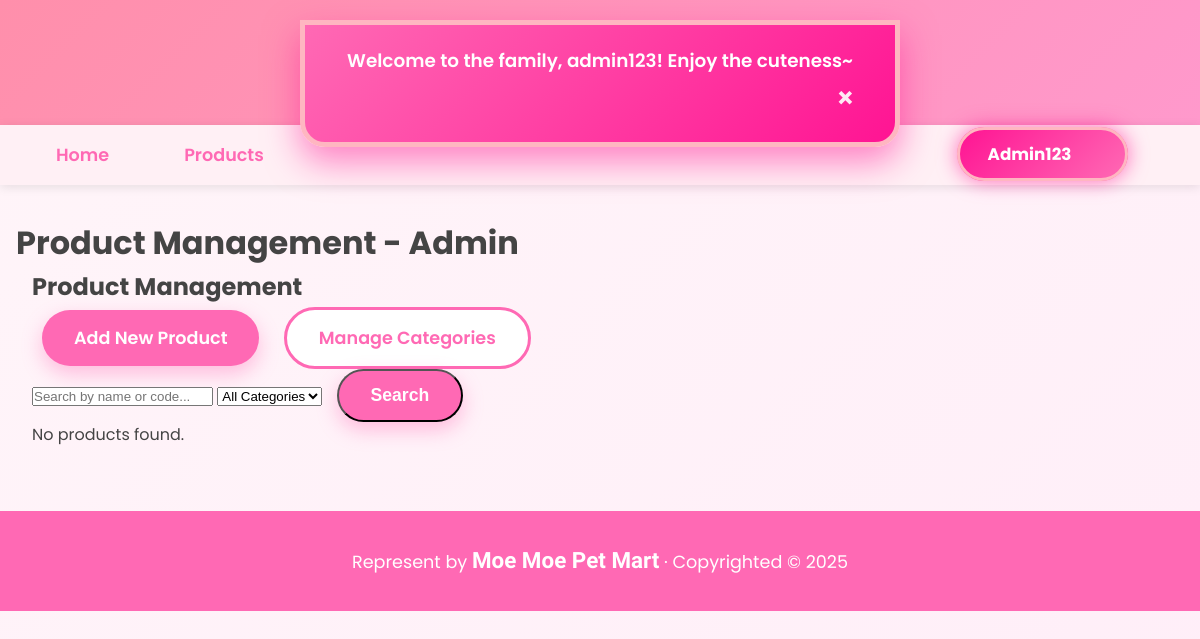
Before: /admin/product_list.php (signed in) with the older database file.
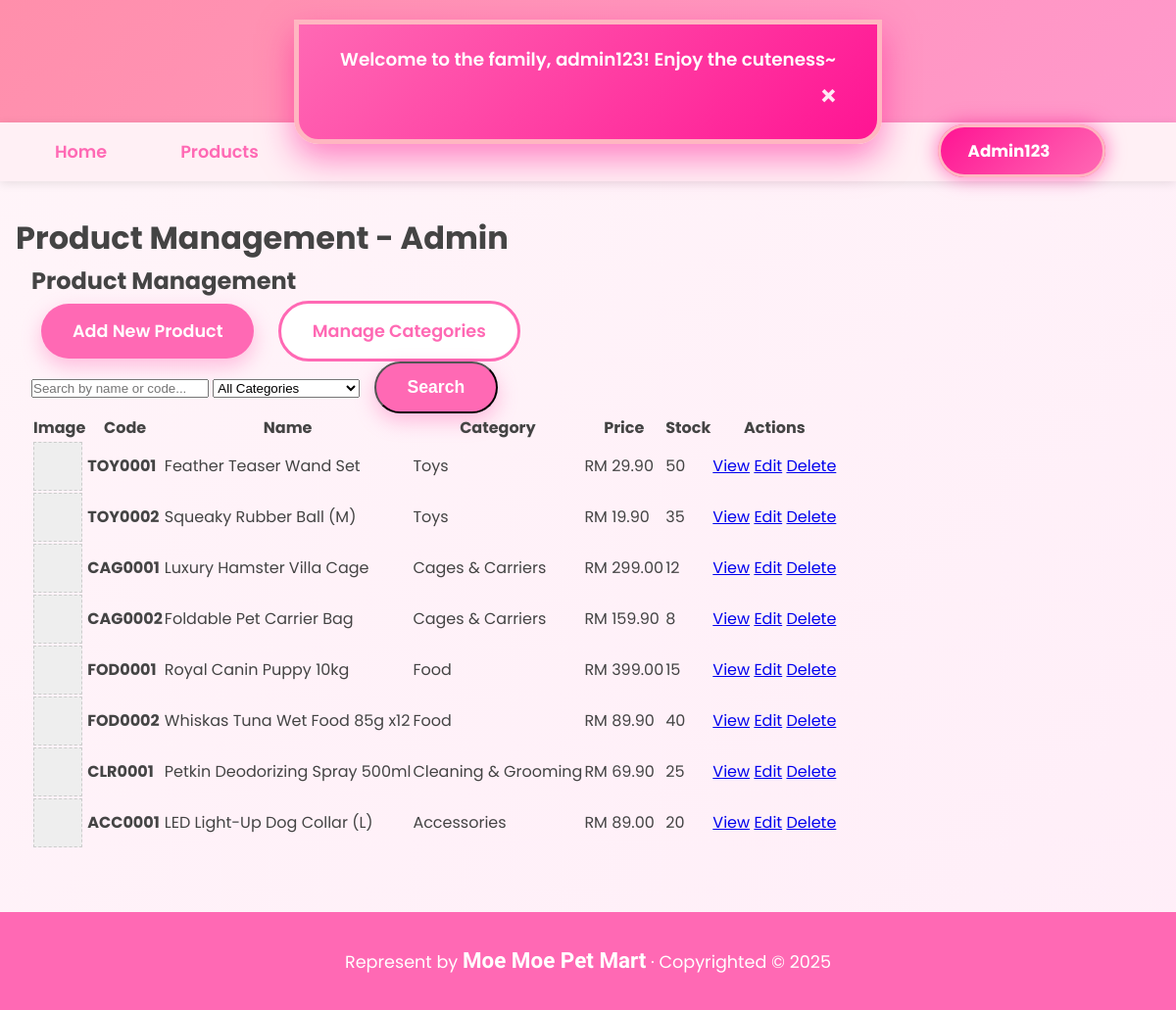
After: the same page with the newer database file.
### tables this page shows
CREATE TABLE IF NOT EXISTS product (
    product_id INT AUTO_INCREMENT PRIMARY KEY,
    product_code VARCHAR(20) UNIQUE NOT NULL COMMENT 'Format: TOY0001, CAG0005, etc.',
    product_name VARCHAR(200) NOT NULL,
    description TEXT,
    price DECIMAL(10,2) NOT NULL,
    stock_quantity INT DEFAULT 0,
    category_id INT NOT NULL,
    is_active TINYINT(1) DEFAULT 1,
    created_at DATETIME DEFAULT CURRENT_TIMESTAMP,
    updated_at DATETIME DEFAULT CURRENT_TIMESTAMP ON UPDATE CURRENT_TIMESTAMP,
    FOREIGN KEY (category_id) REFERENCES category(category_id) ON DELETE RESTRICT,
    INDEX idx_code (product_code),
    INDEX idx_category (category_id)
);

CREATE TABLE IF NOT EXISTS category (
    category_id INT AUTO_INCREMENT PRIMARY KEY,
    category_code VARCHAR(10) NOT NULL UNIQUE COMMENT 'Prefix for product code: TOY, CAG, FOD, etc.',
    category_name VARCHAR(100) NOT NULL,
    description TEXT,
    created_at DATETIME DEFAULT CURRENT_TIMESTAMP,
    INDEX idx_code (category_code)
);

### _base.php (called while the page is built, shortened)
<?php
function get($key, $value = null) {
    $value = $_GET[$key] ?? $value;
    return is_array($value) ? array_map('trim', $value) : trim($value);
}
function temp($key, $value = null) {
    if ($value !== null) {
        $_SESSION["temp_$key"] = $value;
    }
    else {
        $value = $_SESSION["temp_$key"] ?? null;
        return $value;
    }
}
function encode($value) {
    return htmlentities($value);
}

### admin/product_list.php (the view, shortened to what this page needs)
<?php
require '../_base.php';
$_title = 'Product Management - Admin';
include '../_head.php';
$page = get('page', 1);
$limit = 10;
$offset = ($page - 1) * $limit;
$search = trim(get('search', ''));
$where = "WHERE p.is_active = 1";
$params = [];
$count_stmt = $_db->prepare("SELECT COUNT(*) FROM product p $where");
$count_stmt->execute($params);
$total = $count_stmt->fetchColumn();
$sql = "
    SELECT p.*, c.category_name, c.category_code,
           (SELECT image_path FROM product_image WHERE product_id = p.product_id AND is_main = 1 LIMIT 1) as main_image
    FROM product p
    JOIN category c ON p.category_id = c.category_id
    $where
    ORDER BY p.created_at DESC
    LIMIT $limit OFFSET $offset
";
$stmt = $_db->prepare($sql);
$stmt->execute($params);
$products = $stmt->fetchAll();
?>
<div class="container">
    <h2>Product Management</h2>
    <div class="admin-actions mb-20">
        <a href="product_add.php" class="btn btn-primary">Add New Product</a>
        <a href="category_list.php" class="btn btn-secondary">Manage Categories</a>
    </div>
    <form method="get" class="search-form mb-20">
        <input type="text" name="search" value="<?= encode($search) ?>" placeholder="Search by name or code...">
        <select name="category">
            <option value="">All Categories</option>
        </select>
        <button type="submit" class="btn btn-primary">Search</button>
    </form>
    <?php if ($total == 0): ?>
        <p>No products found.</p>
    <?php else: ?>
        <table class="data-table">
            <thead>
                <tr>
                    <th>Image</th>
                    <th>Code</th>
                    <th>Name</th>
                    <th>Category</th>
                    <th>Price</th>
                    <th>Stock</th>
                    <th>Actions</th>
                </tr>
            </thead>
            <tbody>
                <?php foreach ($products as $p): ?>
                    <tr>
                        <td>
                            <?php if ($p->main_image): ?>
                                <img src="../<?= encode($p->main_image) ?>" width="50" height="50" style="object-fit: cover;">
                            <?php else: ?>
                                <div style="width:50px;height:50px;background:#eee;border:1px dashed #ccc;"></div>
                            <?php endif; ?>
                        </td>
                        <td><strong><?= encode($p->product_code) ?></strong></td>
                        <td><?= encode($p->product_name) ?></td>
                        <td><?= encode($p->category_name) ?></td>
                        <td>RM <?= number_format($p->price, 2) ?></td>
                        <td class="<?= $p->stock_quantity <= 5 ? 'text-danger' : '' ?>">
                            <?= $p->stock_quantity ?> <?= $p->stock_quantity <= 5 ? '(Low Stock!)' : '' ?>
                        </td>
                        <td>
                            <a href="product_view.php?id=<?= $p->product_id ?>" class="btn-small">View</a>
                            <a href="product_edit.php?id=<?= $p->product_id ?>" class="btn-small btn-edit">Edit</a>
                            <a href="product_process.php?delete=<?= $p->product_id ?>"
                               onclick="return confirm('Delete <?= encode($p->product_name) ?>?')"
                               class="btn-small btn-delete">Delete</a>
                        </td>
                    </tr>
                <?php endforeach; ?>
            </tbody>
        </table>
    <?php endif; ?>
</div>
<?php include '../_foot.php'; ?>

### _head.php (shortened to what this page needs)
<?php
    require_once '_base.php';
?>
<!DOCTYPE html>
<html lang="en">
<head>
    <link rel="stylesheet" href="/css/app.css">
    <link rel="stylesheet" href="https://unpkg.com/dropzone@5/dist/min/dropzone.min.css">
</head>
<body data-flash="<?= encode(temp('info')) ?>">
    <div id="moe-flash"></div>
    <header>
        <h1><a href="/">MoeMoepet Mart</a></h1>
    </header>
    <nav>
        <div class="nav-left">
            <a href="/">Home</a>
            <a href="/products.php">Products</a>
        </div>
       <div class="nav-right">
            <?php
                $isLoggedIn = isset($_SESSION['user']);
                $userRole   = $_SESSION['role'] ?? null;
            ?>
            <?php if ($isLoggedIn && $userRole === 'admin'): ?>
                <a href="/admin.php" class="btn-login active-admin">
                    Admin123
                </a>
            <?php endif; ?>
        </div>
    </nav>
    <main>
        <h1><?= $_title ?? 'Untitled' ?></h1>

### _foot.php
    </main>
    <footer>
        Represent by <b>Moe Moe Pet Mart</b> &middot;
        Copyrighted &copy; <?= date('Y') ?>
    </footer>
</body>
</html>

### css/app.css (style rules this page uses)
* { margin: 0; padding: 0; box-sizing: border-box; }
body { font-family: 'Poppins', sans-serif; background: linear-gradient(135deg, #fff5f9 0%, #ffeef8 100%); color: #444; line-height: 1.6; min-height: 100vh; }
header { background: linear-gradient(135deg, #ff8fab, #ff99cc); padding: 1.5rem 0; text-align: center; box-shadow: 0 4px 15px rgba(255, 105, 180, 0.2); }
header h1 a { color: white; text-decoration: none; font-family: 'Kalam', cursive; font-size: 3rem; text-shadow: 3px 3px 0px #ff69b4; transition: all 0.3s; }
nav { background: #fff0f5; padding: 1rem 0; text-align: center; box-shadow: 0 2px 10px rgba(0,0,0,0.1); position: sticky; top: 0; z-index: 100; }
nav a { margin: 0 1.5rem; text-decoration: none; color: #ff69b4; font-weight: 600; font-size: 1.1rem; transition: all 0.3s; position: relative; }
nav a::after { content: '✦'; margin-left: 8px; opacity: 0; transition: all 0.3s; }
main { max-width: 1200px; margin: 2rem auto; padding: 0 1rem; }
.btn { display: inline-block; padding: 14px 32px; margin: 0 10px; border-radius: 50px; text-decoration: none; font-weight: 600; transition: all 0.3s; font-size: 1.1rem; }
.btn-primary { background: #ff69b4; color: white; box-shadow: 0 8px 20px rgba(255,105,180,0.4); }
.btn-secondary { background: white; color: #ff69b4; border: 3px solid #ff69b4; }
.container { max-width: 1200px; margin: 0 auto; padding: 0 1rem; }
footer { background: #ff69b4; color: white; text-align: center; padding: 2rem 0; margin-top: 4rem; font-size: 1.1rem; }
footer b { font-family: 'Kalam', cursive; font-size: 1.4rem; }
nav { display: flex; justify-content: space-between; align-items: center; flex-wrap: wrap; padding: 1rem 2rem; background: #fff0f5; box-shadow: 0 2px 10px rgba(0,0,0,0.1); position: sticky; top: 0; z-index: 100; }
.nav-left a { margin: 0 1.5rem; color: #ff69b4; text-decoration: none; font-weight: 600; font-size: 1.1rem; transition: color 0.3s; }
.nav-right { margin-right: 1rem; }
.btn-login { background: #ff69b4; color: white !important; padding: 10px 24px; border-radius: 50px; font-weight: 600; text-decoration: none; box-shadow: 0 6px 15px rgba(255,105,180,0.4); transition: all 0.3s; font-size: 1rem; }
.active-admin { background: linear-gradient(135deg, #ff1493, #ff69b4) !important; color: white !important; font-weight: 700 !important; font-size: 1.05rem; padding: 12px 28px !important; border: 3px solid #ffb6c1; box-shadow: 0 0 20px rgba(255, 20, 147, 0.6); animation: glow 2s infinite alternate; transition: all 0.3s; text-decoration: none; border-radius: 50px; }
#moe-flash { position: fixed; top: 0; left: 50%; transform: translateX(-50%); z-index: 9999; max-width: 90%; padding: 1.3rem 2.5rem; border-radius: 0 0 25px 25px; background: linear-gradient(135deg, #ff69b4, #ff1493); color: white; font-weight: 600; font-size: 1.15rem; text-align: center; box-shadow: 0 15px 35px rgba(255, 20, 147, 0.5); border: 5px solid #ffb6c1; opacity: 0; visibility: hidden; transition: all 0.6s cubic-bezier(0.68, -0.55, 0.27, 1.55); pointer-events: none; }
#moe-flash.show { opacity: 1; visibility: visible; transform: translateX(-50%) translateY(20px); pointer-events: auto; animation: moeFloat 0.8s ease-out; }

Changed rows visible on the page:
added product: product_code "TOY0001", product_name "Feather Teaser Wand Set", category.category_name "Toys", price "29.90", stock_quantity "50"
added product: product_code "TOY0002", product_name "Squeaky Rubber Ball (M)", category.category_name "Toys", price "19.90", stock_quantity "35"
added product: product_code "CAG0001", product_name "Luxury Hamster Villa Cage", category.category_name "Cages & Carriers", price "299.00", stock_quantity "12"
added product: product_code "CAG0002", product_name "Foldable Pet Carrier Bag", category.category_name "Cages & Carriers", price "159.90", stock_quantity "8"
added product: product_code "FOD0001", product_name "Royal Canin Puppy 10kg", category.category_name "Food", price "399.00", stock_quantity "15"
added product: product_code "FOD0002", product_name "Whiskas Tuna Wet Food 85g x12", category.category_name "Food", price "89.90", stock_quantity "40"
added product: product_code "CLR0001", product_name "Petkin Deodorizing Spray 500ml", category.category_name "Cleaning & Grooming", price "69.90", stock_quantity "25"
added product: product_code "ACC0001", product_name "LED Light-Up Dog Collar (L)", category.category_name "Accessories", price "89.00", stock_quantity "20"
Other visible differences:
text no longer shown: "No products found."
text now shown: "Image Code Name Category Price Stock Actions"
